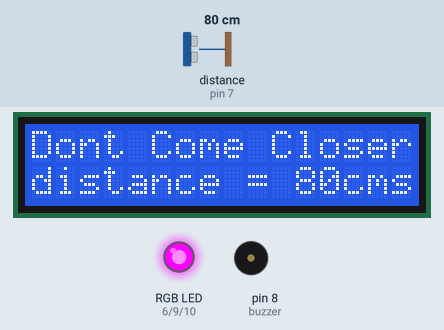
Recording of a sketch running on a simulated Arduino Uno, built with avr-gcc and run on an emulated ATmega328P. On the bench: 16×2 character LCD, an RGB LED mixed from three pins (HIGH = lit), buzzer (waves = sounding). Wiring (inferred from the names in the program): ultrasonic range finder: trigger pin 13; echo pin 7. The inputs (shaded band) are chosen by the test bench; at power-on: distance to the obstacle (sensor on pin 7) 80 cm. The echo pulse lasts 58.3 µs per cm; pins used as bus, display or sensor lines are not drawn.

Above: at 1.2 s.
1.3 s: distance to the obstacle (sensor on pin 7) set to 2 cm
At 2.8 s:
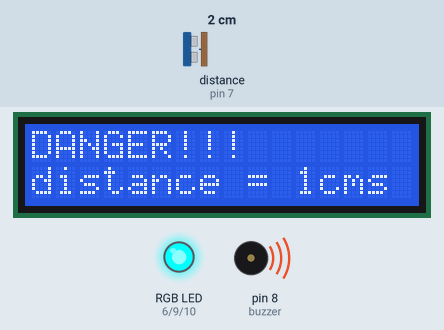
3.1 s: distance to the obstacle (sensor on pin 7) set to 35 cm
At 5.3 s:
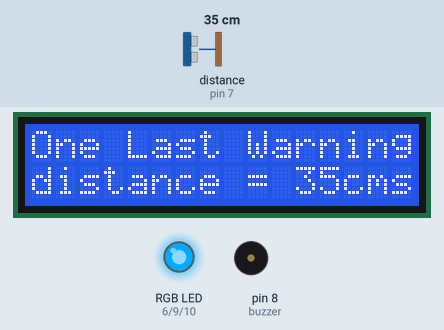
5.6 s: distance to the obstacle (sensor on pin 7) set to 120 cm
At 6.0 s:
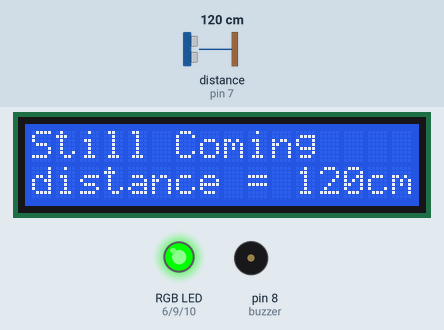
7.6 s: distance to the obstacle (sensor on pin 7) set to 250 cm
At 8.1 s:
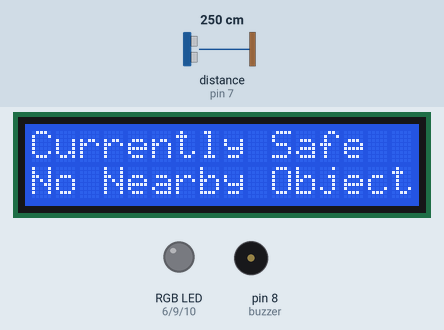
9.2 s: distance to the obstacle (sensor on pin 7) set to 197 cm
At 10.4 s:
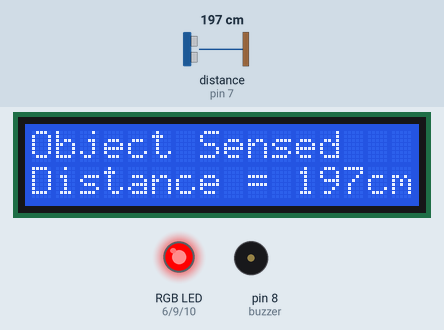
10.8 s: distance to the obstacle (sensor on pin 7) set to 4 cm
At 12.1 s:
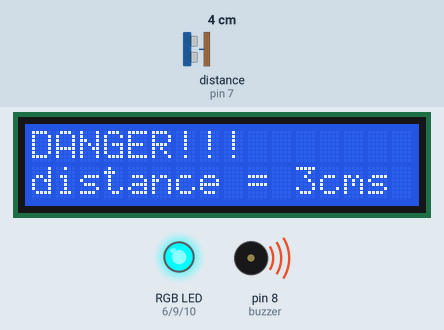
Timing chart, 0 to 13.8 s (numbered marks = the images above; inputs shaded):
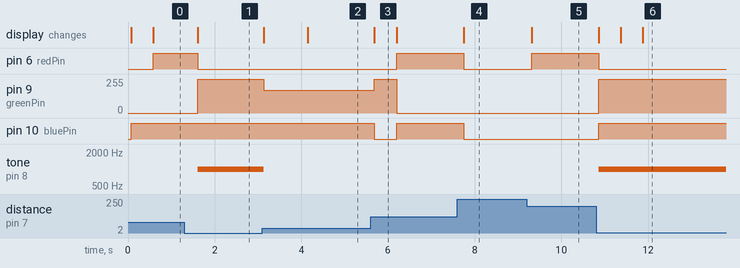

Measured:
- after the input at 1.3 s, pin 6 (redPin): goes on until 1.6 s, then stays LOW; pin 9 (greenPin): 0/255 → 255/255 after 0.31 s; tone on pin 8 (buzzer): silent → 1000 Hz after 0.31 s; the display: changes after 0.31 s (image 1)
- after the input at 3.1 s, pin 9 (greenPin): 255/255 → 170/255 at once; tone on pin 8 (buzzer): 1000 Hz → silent at once; the display: first changes at once (image 2 shows a later state)
- after the input at 5.6 s, pin 6 (redPin): LOW → HIGH after 0.60 s; pin 9 (greenPin): 170/255 → 255/255 after 0.08 s, → 0/255 0.51 s later; pin 10 (bluePin): HIGH → LOW after 0.09 s, → HIGH 0.51 s later; the display: changes after 0.09 s (image 3)
- after the input at 7.6 s, pin 6 (redPin), pin 10 (bluePin): HIGH → LOW after 0.15 s; the display: changes after 0.15 s (image 4)
- after the input at 9.2 s, pin 6 (redPin): LOW → HIGH after 0.11 s; the display: changes after 0.11 s (image 5)
- after the input at 10.8 s, pin 6 (redPin): HIGH → LOW after 0.06 s; pin 9 (greenPin): 0/255 → 255/255 after 0.06 s; pin 10 (bluePin): LOW → HIGH after 0.06 s; tone on pin 8 (buzzer): silent → 1000 Hz after 0.06 s; the display: changes after 0.06 s (image 6)
- what the display in image 3 shows lasts 0.5 s, from 5.7 s to 6.2 s

The sketch:

locker_security_project.ino
```cpp
#include <LiquidCrystal.h>
#define trigPin 13
#define echoPin 7
#define redPin 6
#define greenPin 9
#define bluePin 10
#define buzzer 8
LiquidCrystal lcd(12,11,5,4,3,2);

void setup()
{
  lcd.begin(16,2);
  pinMode(trigPin, OUTPUT);
  pinMode(echoPin, INPUT);
  pinMode(buzzer, OUTPUT);
  pinMode(redPin, OUTPUT);
  pinMode(bluePin, OUTPUT);
  pinMode(greenPin, OUTPUT);
}
void loop()
{
  String outputs[9]={
    "Currently Safe  ",
    "No Nearby Object",
    "Object Sensed   ",
    "Coming Closer   ",
    "Still Coming    ",
    "Dont Come Closer",
    "Alarm Will Ring ",
    "One Last Warning",
    "DANGER!!!       "};
  long duration,distance;
  digitalWrite(trigPin, LOW);
  delayMicroseconds(2);
  digitalWrite(trigPin, HIGH);
  delayMicroseconds(10);
  digitalWrite(trigPin, LOW);
  duration = pulseIn(echoPin, HIGH);
  distance = (duration/2)/29.1;
  if (distance>=200 || distance<=0)
  {
    lcd.clear();
    lcd.print(outputs[0]);
    lcd.setCursor(0,1);
    lcd.print(outputs[1]);
    noTone(buzzer);
    analogWrite(redPin, 0);
    analogWrite(greenPin, 0);
    analogWrite(bluePin, 0);
  }
  else if (distance>=170 && distance<200)
  {
    lcd.clear();
    lcd.print(outputs[2]);
    lcd.setCursor(0,1);
    lcd.print("Distance = ");
    lcd.print(distance);
    lcd.print("cms");
    analogWrite(redPin, 255);
    analogWrite(greenPin, 0);
    analogWrite(bluePin, 0);
    noTone(buzzer);
  }
  else if (distance>=140 && distance<170)
  {
    lcd.clear();
    lcd.print(outputs[3]);
    lcd.setCursor(0,1);
    lcd.print("Distance = ");
    lcd.print(distance);
    lcd.print("cms");
    analogWrite(redPin, 255);
    analogWrite(greenPin, 255);
    analogWrite(bluePin, 0);
    noTone(buzzer);
  }
  else if (distance>=120 && distance<140)
  {
    lcd.clear();
    lcd.print(outputs[4]);
    lcd.setCursor(0,1);
    lcd.print("distance = ");
    lcd.print(distance);
    lcd.print("cms");
    analogWrite(redPin, 0);
    analogWrite(greenPin, 255);
    analogWrite(bluePin, 0);
    noTone(buzzer);
  }
   else if (distance>=80 && distance<120)
  {
    lcd.clear();
    lcd.print(outputs[5]);
    lcd.setCursor(0,1);
    lcd.print("distance = ");
    lcd.print(distance);
    lcd.print("cms");
    analogWrite(redPin, 255);
    analogWrite(greenPin, 0);
    analogWrite(bluePin, 255);
    noTone(buzzer);
  }
   else if (distance>=50 && distance<80)
  {
    lcd.clear();
    lcd.print(outputs[6]);
    lcd.setCursor(0,1);
    lcd.print("distance = ");
    lcd.print(distance);
    lcd.print("cms");
    analogWrite(redPin, 0);
    analogWrite(greenPin, 0);
    analogWrite(bluePin, 255);
    noTone(buzzer);
  }
   else if (distance>=20 && distance<50)
  {
    lcd.clear();
    lcd.print(outputs[7]);
    lcd.setCursor(0,1);
    lcd.print("distance = ");
    lcd.print(distance);
    lcd.print("cms");
    analogWrite(redPin, 0);
    analogWrite(greenPin, 170);
    analogWrite(bluePin, 255);
    noTone(buzzer);
  }
   else
  {
    lcd.clear();
    lcd.print(outputs[8]);
    lcd.setCursor(0,1);
    lcd.print("distance = ");
    lcd.print(distance);
    lcd.print("cms");
    analogWrite(redPin, 0);
    analogWrite(greenPin, 255);
    analogWrite(bluePin, 255);
    tone(buzzer, 1000);
  }
  delay(500);
}
```
